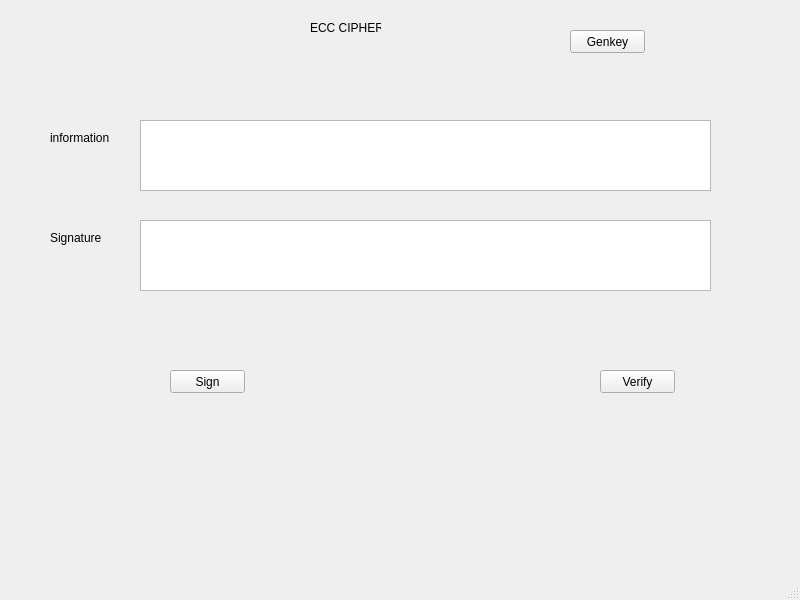
<?xml version="1.0" encoding="UTF-8"?>
<ui version="4.0">
 <class>MainWindow</class>
 <widget class="QMainWindow" name="MainWindow">
  <property name="geometry">
   <rect>
    <x>0</x>
    <y>0</y>
    <width>800</width>
    <height>600</height>
   </rect>
  </property>
  <property name="windowTitle">
   <string>MainWindow</string>
  </property>
  <widget class="QWidget" name="centralwidget">
   <widget class="QPushButton" name="btnSign">
    <property name="geometry">
     <rect>
      <x>170</x>
      <y>370</y>
      <width>75</width>
      <height>23</height>
     </rect>
    </property>
    <property name="text">
     <string>Sign</string>
    </property>
   </widget>
   <widget class="QPushButton" name="btnVerify">
    <property name="geometry">
     <rect>
      <x>600</x>
      <y>370</y>
      <width>75</width>
      <height>23</height>
     </rect>
    </property>
    <property name="text">
     <string>Verify</string>
    </property>
   </widget>
   <widget class="QPushButton" name="btnKeys">
    <property name="geometry">
     <rect>
      <x>570</x>
      <y>30</y>
      <width>75</width>
      <height>23</height>
     </rect>
    </property>
    <property name="text">
     <string>Genkey</string>
    </property>
   </widget>
   <widget class="QLabel" name="label">
    <property name="geometry">
     <rect>
      <x>310</x>
      <y>20</y>
      <width>71</width>
      <height>16</height>
     </rect>
    </property>
    <property name="text">
     <string>ECC CIPHER</string>
    </property>
   </widget>
   <widget class="QLabel" name="label_2">
    <property name="geometry">
     <rect>
      <x>50</x>
      <y>130</y>
      <width>71</width>
      <height>16</height>
     </rect>
    </property>
    <property name="text">
     <string>information</string>
    </property>
   </widget>
   <widget class="QLabel" name="label_3">
    <property name="geometry">
     <rect>
      <x>50</x>
      <y>230</y>
      <width>51</width>
      <height>16</height>
     </rect>
    </property>
    <property name="text">
     <string>Signature</string>
    </property>
   </widget>
   <widget class="QTextEdit" name="txtSign">
    <property name="geometry">
     <rect>
      <x>140</x>
      <y>220</y>
      <width>571</width>
      <height>71</height>
     </rect>
    </property>
   </widget>
   <widget class="QTextEdit" name="txtInfor">
    <property name="geometry">
     <rect>
      <x>140</x>
      <y>120</y>
      <width>571</width>
      <height>71</height>
     </rect>
    </property>
   </widget>
  </widget>
  <widget class="QMenuBar" name="menubar">
   <property name="geometry">
    <rect>
     <x>0</x>
     <y>0</y>
     <width>800</width>
     <height>21</height>
    </rect>
   </property>
  </widget>
  <widget class="QStatusBar" name="statusbar"/>
 </widget>
 <resources/>
 <connections/>
</ui>
